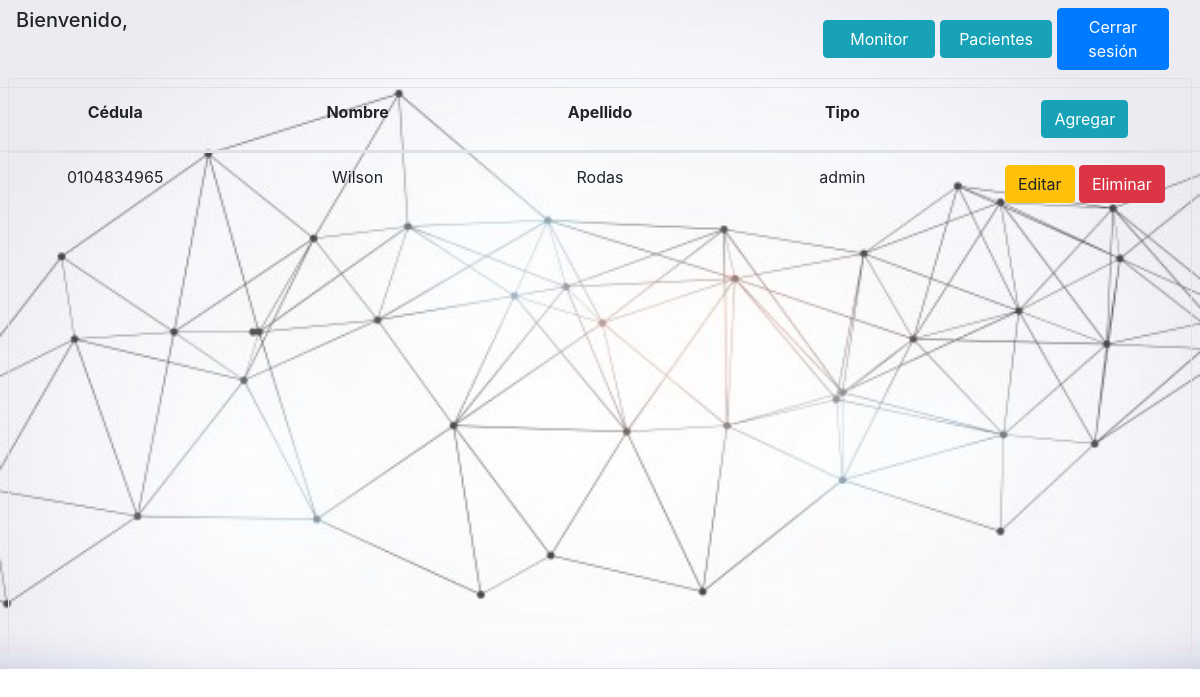
Page /administracion/usuarios (signed in) on the earlier database version.
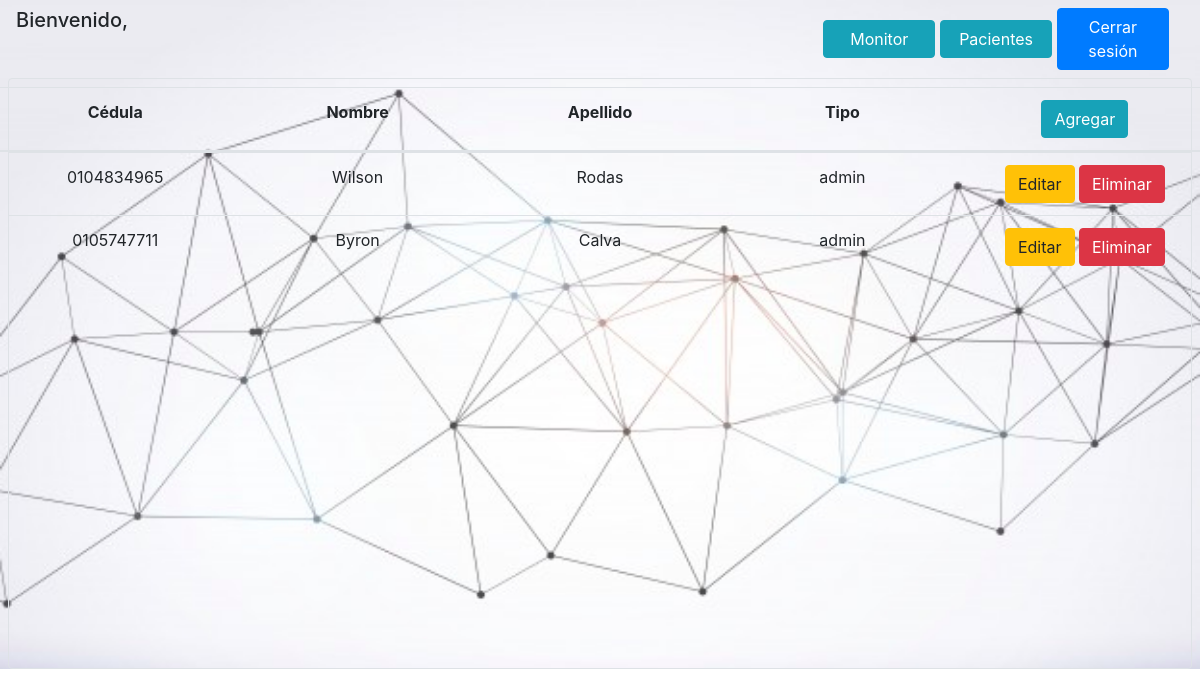
Same page on the later database version.
### monitor/models.py (models this page shows, shortened)
class Persona(models.Model):
    cedula = models.TextField(max_length=10, unique=True)
    nombre = models.TextField(max_length=50)
    apellido = models.TextField(max_length=50)
    def __json__(self):
        return {
            'id': self.id,
            'cedula': self.cedula,
            'nombre': self.nombre,
            'apellido': self.apellido
        }

class Usuario(models.Model):
    persona = models.OneToOneField(Persona, on_delete=models.CASCADE)
    clave = models.TextField(max_length=30)
    tipo = models.TextField(max_length=10, default='regular')
    def __json__(self):
        return {
            'id': self.id,
            'clave': self.clave,
            'tipo': self.tipo,
            'persona': self.persona.__json__()
        }

### monitor/views.py (the view)
# urls.py: path('administracion/usuarios', views.usuarios),
def usuarios(request):
    try:
        if request.session['usuario_autenticado'] is not None:
            html = loader.get_template('monitor/usuarios.html')
            resultado = Usuario.objects.select_related().all()
            usuarios = [usuario.__json__() for usuario in resultado]
            contexto = {
                'usuario_autenticado': request.session['usuario_autenticado'],
                'usuarios': usuarios
            }
            return HttpResponse(html.render(contexto, request))
        else:
            return redirect('/')
    except Exception:
        return redirect('/')

### monitor/templates/monitor/usuarios.html (shortened to what this page needs)
<!DOCTYPE html>
<html lang="es">
     <head>
          {% load static %}
          {% load bootstrap4 %}
          {% bootstrap_css %}
          <link rel="stylesheet" type="text/css" href="{% static 'monitor/css/monitor.css' %}">
     </head>
     <body class="fondo">
          <div class="mx-2">
               <div class="row my-2 mr-2">
                    <h5 class="col ml-2">
                         Bienvenido, {{usuario_autenticado.persona.nombre}} {{usuario_autenticado.persona.apellido}}
                    </h5>
                    <div class="col" align="right">
                         <a class="btn btn-info text-center"
                            href="/administracion"
                            style="width:20%" role="button">Monitor
                         </a>
                         <a class="btn btn-info text-center"
                            href="/administracion/pacientes"
                            style="width:20%" role="button">Pacientes
                         </a>
                         <a class="btn btn-primary text-center"
                            href="/logout"
                            style="width:20%" role="button">Cerrar sesión
                         </a>
                    </div>
               </div>
               <div class="border rounded">
                    <table class="table table-wrapper vertical-scroll mt-2">
                         <thead>
                              <tr class="row justify-content-center text-center">
                                   <th class="col">Cédula</th>
                                   <th class="col">Nombre</th>
                                   <th class="col">Apellido</th>
                                   <th class="col">Tipo</th>
                                   <th class="col">
                                        <a class="btn btn-info text-center"
                                           href="/administracion/usuarios/agregar"
                                           role="button">Agregar
                                        </a>
                                   </th>
                              </tr>
                         </thead>
                         <tbody style="height: 500px;">
                              {% if usuarios %}
                                   {% for usuario in usuarios %}
                                        <tr class="row justify-content-center text-center">
                                             <td class="col">{{usuario.persona.cedula}}</td>
                                             <td class="col">{{usuario.persona.nombre}}</td>
                                             <td class="col">{{usuario.persona.apellido}}</td>
                                             <td class="col">{{usuario.tipo}}</td>
                                             <td class="col">
                                                  {% if usuario.persona.id == usuario_autenticado.id %}
                                                       --------
                                                  {% else %}
                                                       <a class="btn btn-warning text-center"
                                                          href="/administracion/usuarios/editar/{{usuario.id}}"
                                                          role="button">Editar
                                                       </a>
                                                       <button class="btn btn-danger text-center"
                                                               type="button" data-toggle="modal"
                                                               data-target="#confirmacion">Eliminar
                                                       </button>
                                                  {% endif %}
                                             </td>
                                        </tr>
                                   {% endfor %}
                              {% endif %}
                         </tbody>
                    </table>
               </div>
          </div>
     </body>
</html>

### monitor/static/monitor/css/monitor.css (style rules this page uses)
.vertical-scroll thead, tbody, tr { display: block; }
.vertical-scroll tbody { overflow: auto; width: 100%; }

Differences in the rows shown:
added Persona: persona.cedula "0105747711", persona.nombre "Byron", persona.apellido "Calva"
added Usuario: tipo "admin"
Other differences:
new list line: "Editar Eliminar"
